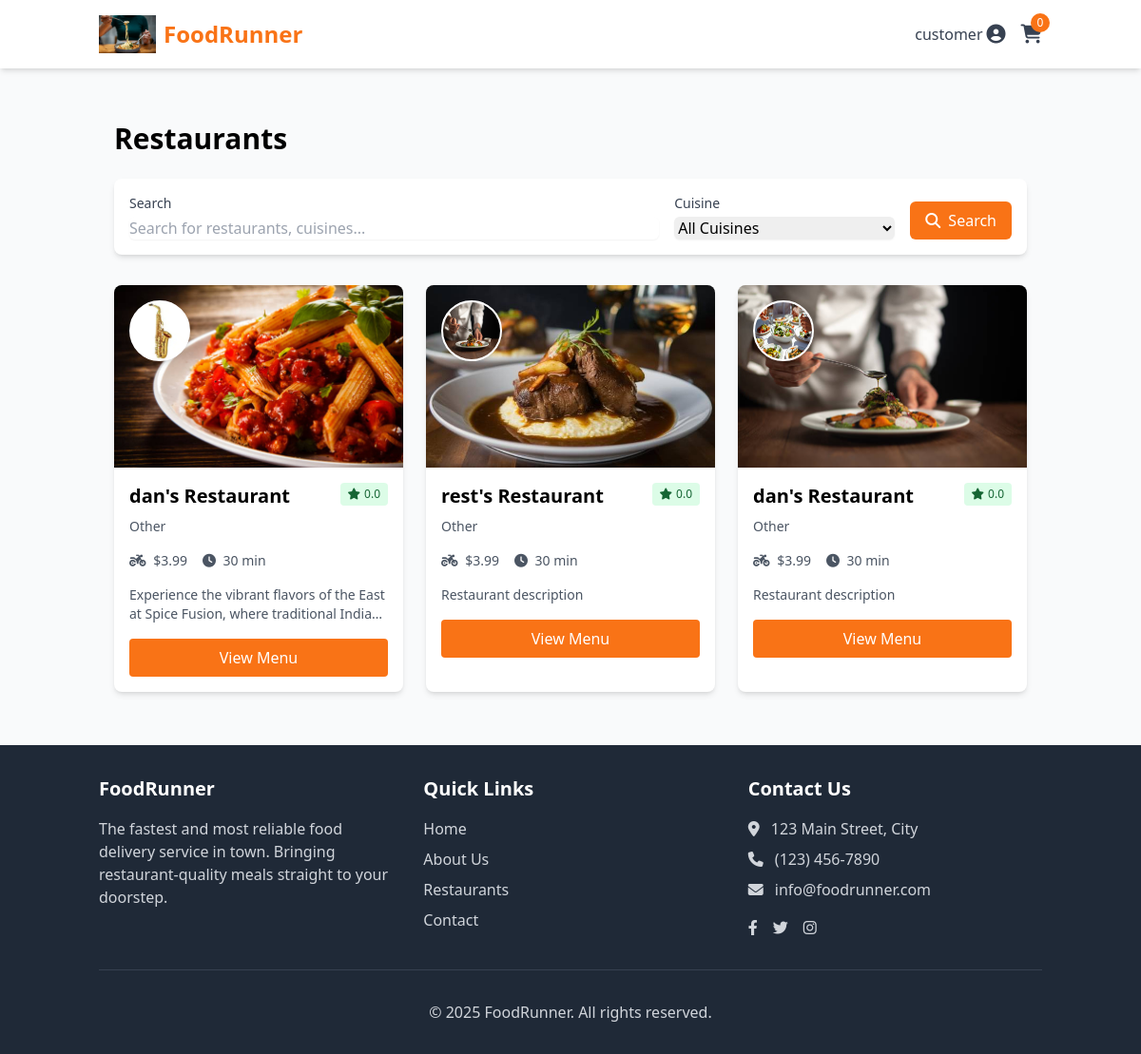
Page /customer/restaurants/ (signed in) on the committed database.
### core/models.py (models this page shows, shortened)
class User(AbstractUser):
    USER_TYPE_CHOICES = (
        ('customer', 'Customer'),
        ('restaurant', 'Restaurant Manager'),
        ('delivery', 'Delivery Person'),
        ('admin', 'Administrator'),
    )
    user_type = models.CharField(
        max_length=20,
        choices=USER_TYPE_CHOICES,
        default='customer'
    )
    phone_number = models.CharField(max_length=15, blank=True)
    profile_picture = models.ImageField(upload_to='profile_pics/', blank=True, null=True)

### customers/models.py (models this page shows, shortened)
class Cart(models.Model):
    customer = models.OneToOneField(settings.AUTH_USER_MODEL, on_delete=models.CASCADE, related_name='cart')
    created_at = models.DateTimeField(auto_now_add=True)
    updated_at = models.DateTimeField(auto_now=True)
    @property
    def item_count(self):
        return self.items.count()

### restaurants/models.py (models this page shows, shortened)
class Restaurant(models.Model):
    manager = models.OneToOneField(settings.AUTH_USER_MODEL, on_delete=models.CASCADE)
    name = models.CharField(max_length=100)
    description = models.TextField()
    logo = models.ImageField(upload_to='restaurant_logos/')
    banner_image = models.ImageField(upload_to='restaurant_banners/', blank=True, null=True)
    address = models.OneToOneField(Address, on_delete=models.CASCADE)
    cuisine_type = models.CharField(max_length=50)
    phone = models.CharField(max_length=15)
    email = models.EmailField()
    website = models.URLField(blank=True, null=True)
    is_active = models.BooleanField(default=True)
    average_rating = models.DecimalField(max_digits=3, decimal_places=2, default=0.0)
    delivery_fee = models.DecimalField(max_digits=5, decimal_places=2, default=0.0)
    min_order_amount = models.DecimalField(max_digits=6, decimal_places=2, default=0.0)
    preparation_time = models.PositiveIntegerField(default=30, help_text='Average preparation time in minutes')
    opening_time = models.TimeField()
    closing_time = models.TimeField()
    created_at = models.DateTimeField(auto_now_add=True)
    updated_at = models.DateTimeField(auto_now=True)

### customers/views.py (the view)
# urls.py: path('restaurants/', views.restaurant_list, name='restaurants'),
@login_required
def restaurant_list(request):
    query = request.GET.get('q', '')
    cuisine = request.GET.get('cuisine', '')
    restaurants = Restaurant.objects.filter(is_active=True)
    if query:
        restaurants = restaurants.filter(
            Q(name__icontains=query) |
            Q(description__icontains=query) |
            Q(cuisine_type__icontains=query)
        )
    if cuisine:
        restaurants = restaurants.filter(cuisine_type__icontains=cuisine)
    cuisine_types = Restaurant.objects.values_list('cuisine_type', flat=True).distinct()
    context = {
        'restaurants': restaurants,
        'cuisine_types': cuisine_types,
        'query': query,
        'cuisine': cuisine,
    }
    return render(request, 'customers/restaurant_list.html', context)

### customers/templates/customers/restaurant_list.html (shortened to what this page needs)
{% extends 'base.html' %}
{% block content %}
<div class="container mx-auto px-4 py-8">
    <h1 class="text-3xl font-bold mb-6">Restaurants</h1>
    <div class="bg-white rounded-lg shadow-md p-4 mb-8">
        <form method="get" class="flex flex-col md:flex-row md:items-end space-y-4 md:space-y-0 md:space-x-4">
            <div class="flex-grow">
                <label for="search" class="block text-sm font-medium text-gray-700 mb-1">Search</label>
                <input type="text" id="search" name="q" value="{{ query }}" placeholder="Search for restaurants, cuisines..."
                       class="w-full border-gray-300 rounded-md shadow-sm focus:ring-orange-500 focus:border-orange-500">
            </div>
            <div class="w-full md:w-1/4">
                <label for="cuisine" class="block text-sm font-medium text-gray-700 mb-1">Cuisine</label>
                <select id="cuisine" name="cuisine" class="w-full border-gray-300 rounded-md shadow-sm focus:ring-orange-500 focus:border-orange-500">
                    <option value="">All Cuisines</option>
                </select>
            </div>
            <div>
                <button type="submit" class="w-full md:w-auto bg-orange-500 text-white py-2 px-4 rounded-md hover:bg-orange-600 transition duration-300">
                    <i class="fas fa-search mr-1"></i> Search
                </button>
            </div>
        </form>
    </div>
    {% if restaurants %}
        <div class="grid grid-cols-1 md:grid-cols-2 lg:grid-cols-3 gap-6">
            {% for restaurant in restaurants %}
                <div class="bg-white rounded-lg shadow-md overflow-hidden hover:shadow-lg transition duration-300">
                    <div class="h-48 overflow-hidden relative">
                        {% if restaurant.banner_image %}
                            <img src="{{ restaurant.banner_image.url }}" alt="{{ restaurant.name }}" class="w-full h-full object-cover">
                        {% else %}
                            <div class="w-full h-full bg-gray-200 flex items-center justify-center">
                                <i class="fas fa-utensils text-gray-400 text-5xl"></i>
                            </div>
                        {% endif %}
                        <div class="absolute top-0 left-0 m-4">
                            {% if restaurant.logo %}
                                <img src="{{ restaurant.logo.url }}" alt="{{ restaurant.name }} Logo" class="w-16 h-16 rounded-full border-2 border-white shadow-md bg-white">
                            {% endif %}
                        </div>
                    </div>
                    <div class="p-4">
                        <div class="flex justify-between items-start mb-2">
                            <h2 class="text-xl font-semibold">{{ restaurant.name }}</h2>
                            <div class="flex items-center bg-green-100 text-green-800 px-2 py-1 rounded text-xs font-medium">
                                <i class="fas fa-star mr-1"></i> {{ restaurant.average_rating|floatformat:1 }}
                            </div>
                        </div>
                        <p class="text-gray-600 text-sm mb-4">{{ restaurant.cuisine_type }}</p>
                        <div class="flex items-center text-sm text-gray-600 mb-4">
                            <div class="mr-4">
                                <i class="fas fa-motorcycle mr-1"></i> ${{ restaurant.delivery_fee }}
                            </div>
                            <div>
                                <i class="fas fa-clock mr-1"></i> {{ restaurant.preparation_time }} min
                            </div>
                        </div>
                        <p class="text-gray-600 text-sm mb-4 line-clamp-2">{{ restaurant.description }}</p>
                        <a href="{% url 'customers:restaurant_detail' restaurant.id %}" class="block w-full bg-orange-500 text-white text-center py-2 rounded hover:bg-orange-600 transition duration-300">
                            View Menu
                        </a>
                    </div>
                </div>
            {% endfor %}
        </div>
    {% endif %}
</div>
{% endblock %}

### core/templates/base.html (shortened to what this page needs)
<!DOCTYPE html>
<html lang="en">
<head>
    {% load static %}
    <script src="https://cdn.tailwindcss.com"></script>
    <link rel="stylesheet" href="https://cdnjs.cloudflare.com/ajax/libs/font-awesome/6.4.0/css/all.min.css">
</head>
<body class="bg-gray-50 min-h-screen flex flex-col">
    <header class="bg-white shadow-md">
        <nav class="container mx-auto px-4 py-4 flex justify-between items-center">
            <a href="{% url 'landing' %}" class="flex items-center">
                <img src="{% static 'images/logo.png' %}" alt="FoodRunner Logo" class="h-10 w-auto mr-2">
                <span class="text-2xl font-bold text-orange-500">FoodRunner</span>
            </a>
            <div class="flex items-center space-x-4">
                {% if user.is_authenticated %}
                    <div class="relative group">
                        <button class="flex items-center text-gray-700 hover:text-orange-500">
                            <span class="mr-1">{{ user.username }}</span>
                            <i class="fas fa-user-circle text-xl"></i>
                        </button>
                    </div>
                    {% if user.user_type == 'customer' %}
                        <a href="{% url 'customers:cart' %}" class="text-gray-700 hover:text-orange-500 relative">
                            <i class="fas fa-shopping-cart text-xl"></i>
                            <span class="absolute -top-2 -right-2 bg-orange-500 text-white rounded-full h-5 w-5 flex items-center justify-center text-xs">
                                {{ user.cart.item_count|default:'0' }}
                            </span>
                        </a>
                    {% endif %}
                {% else %}
                    <a href="{% url 'login' %}" class="text-gray-700 hover:text-orange-500 font-semibold">Login</a>
                    <a href="{% url 'register' %}" class="bg-orange-500 text-white px-4 py-2 rounded-md hover:bg-orange-600 font-semibold">Sign Up</a>
                {% endif %}
            </div>
        </nav>
    </header>
    <main class="flex-grow container mx-auto px-4 py-6">
        {% block content %}{% endblock %}
    </main>
    <footer class="bg-gray-800 text-white py-8">
        <div class="container mx-auto px-4">
            <div class="grid grid-cols-1 md:grid-cols-3 gap-8">
                <div>
                    <h3 class="text-xl font-semibold mb-4">FoodRunner</h3>
                    <p class="text-gray-300">
                        The fastest and most reliable food delivery service in town. Bringing restaurant-quality meals straight to your doorstep.
                    </p>
                </div>
                <div>
                    <h3 class="text-xl font-semibold mb-4">Quick Links</h3>
                    <ul class="space-y-2">
                        <li><a href="{% url 'landing' %}" class="text-gray-300 hover:text-orange-400">Home</a></li>
                        <li><a href="#" class="text-gray-300 hover:text-orange-400">About Us</a></li>
                        <li><a href="#" class="text-gray-300 hover:text-orange-400">Restaurants</a></li>
                        <li><a href="#" class="text-gray-300 hover:text-orange-400">Contact</a></li>
                    </ul>
                </div>
                <div>
                    <h3 class="text-xl font-semibold mb-4">Contact Us</h3>
                    <p class="text-gray-300 mb-2">
                        <i class="fas fa-map-marker-alt mr-2"></i> 123 Main Street, City
                    </p>
                    <p class="text-gray-300 mb-2">
                        <i class="fas fa-phone mr-2"></i> (123) 456-7890
                    </p>
                    <p class="text-gray-300 mb-2">
                        <i class="fas fa-envelope mr-2"></i> info@foodrunner.com
                    </p>
                    <div class="flex space-x-4 mt-4">
                        <a href="#" class="text-gray-300 hover:text-orange-400"><i class="fab fa-facebook-f"></i></a>
                        <a href="#" class="text-gray-300 hover:text-orange-400"><i class="fab fa-twitter"></i></a>
                        <a href="#" class="text-gray-300 hover:text-orange-400"><i class="fab fa-instagram"></i></a>
                    </div>
                </div>
            </div>
            <div class="border-t border-gray-700 mt-8 pt-8 text-center text-gray-300">
                <p>&copy; 2025 FoodRunner. All rights reserved.</p>
            </div>
        </div>
    </footer>
</body>
</html>

### rows in the picture
User: username "customer", cart.item_count "0"
Restaurant: banner_image (picture), logo (picture), name "dan's Restaurant", average_rating "0.0", cuisine_type "Other", delivery_fee "3.99", preparation_time "30", description "Experience the vibrant flavors of the East at Spice Fusion, where traditional…"
Restaurant: banner_image (picture), logo (picture), name "rest's Restaurant", average_rating "0.0", cuisine_type "Other", delivery_fee "3.99", preparation_time "30", description "Restaurant description"
Restaurant: banner_image (picture), logo (picture), name "dan's Restaurant", average_rating "0.0", cuisine_type "Other", delivery_fee "3.99", preparation_time "30", description "Restaurant description"
